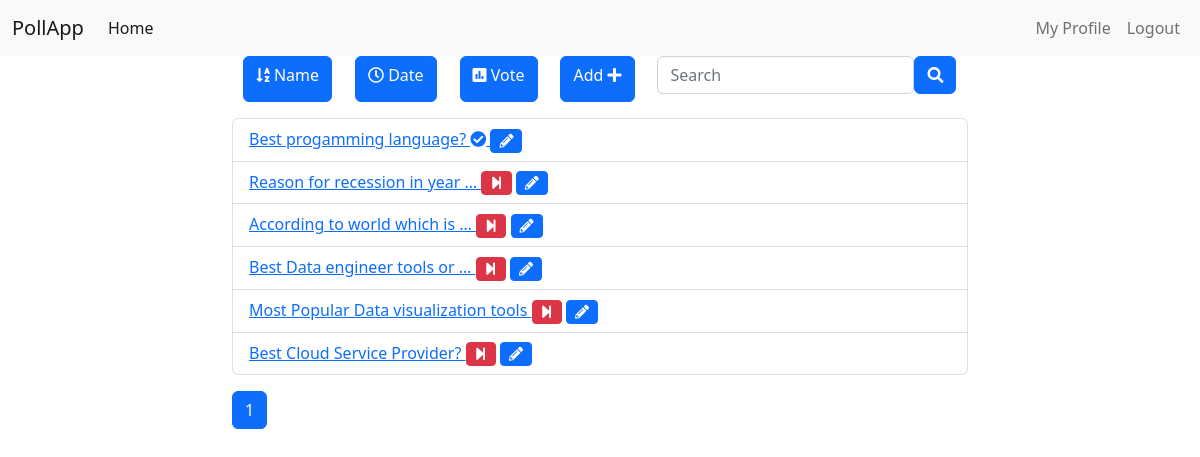
The app's page /polls/list/ (signed in) with its own data.
### pollApp/models.py (models this page shows, shortened)
class Poll(models.Model):
    owner = models.ForeignKey(User, on_delete=models.CASCADE)
    text = models.TextField()
    pub_date = models.DateTimeField(default=timezone.now)
    active = models.BooleanField(default=True)

### pollApp/views.py (the view)
# urls.py: path('list/', views.polls_list, name='list'),
@login_required()
def polls_list(request):
    all_polls = Poll.objects.all()
    search_term = ''
    if 'name' in request.GET:
        all_polls = all_polls.order_by('text')
    if 'date' in request.GET:
        all_polls = all_polls.order_by('pub_date')
    if 'vote' in request.GET:
        all_polls = all_polls.annotate(Count('vote')).order_by('vote__count')
    if 'search' in request.GET:
        search_term = request.GET['search']
        all_polls = all_polls.filter(text__icontains=search_term)
    paginator = Paginator(all_polls, 6)  # Show 6 contacts per page
    page = request.GET.get('page')
    polls = paginator.get_page(page)
    get_dict_copy = request.GET.copy()
    params = get_dict_copy.pop('page', True) and get_dict_copy.urlencode()
    print(params)
    context = {
        'polls': polls,
        'params': params,
        'search_term': search_term,
    }
    return render(request, 'polls/polls_lists.html', context)

### pollApp/templates/polls/polls_lists.html (shortened to what this page needs)
{% extends 'base.html' %}
{% block content %}
<div class="container">
    <div class="row">
        <div class="col-md-8 offset-sm-2">
            <div class="d-flex justify-content-around">
                 <a class="btn btn-{% if 'name' in request.GET %}warning{% else %}primary{% endif %} mb-3" href="?name=True"
                role="button"><i class="fas fa-sort-alpha-down"></i>
                Name</a>
            <a class="btn btn-{% if 'date' in request.GET %}warning{% else %}primary{% endif %} mb-3" href="?date=True"
                role="button"><i class="far fa-clock"></i> Date</a>
            <a class="btn btn-{% if 'vote' in request.GET %}warning{% else %}primary{% endif %} mb-3" href="?vote=True"
                role="button"><i class="fas fa-poll"></i> Vote</a>
            <a class="btn btn-primary mb-3 float-right" href="{% url 'polls:add' %}" role="button">Add <i class="fas fa-plus"></i></a>
            <form class="d-flex">
                <div class="form-group mr-sm-2 mb-2">
                    <input type="search" class="form-control" name="search" placeholder="Search" value={{ search_term }}>
                </div>
                <button type="submit" class="btn btn-primary mb-2"><i class="fas fa-search"></i></button>
            </form>
            </div>
            <ul class="list-group">
                {% for poll in polls %}
                <li class="list-group-item"><a href="{% url 'polls:detail' poll.id %}">{{ poll.text|truncatewords:5 }}
                        {% if not poll.active%}
                        <i class="fas fa-check-circle ml-2"></i>
                        {% endif %}
                    </a>
                    {% if request.user == poll.owner %}
                    {% if poll.active %}
                    <a href="{% url 'polls:end_poll' poll.id %}" data-toggle="tooltip" data-placement="top" title="End Poll"
                        onclick="return confirm('Are you sure ?')"><i class="fas fa-step-forward float-right btn btn-danger btn-sm"></i></a>
                    {% endif %}
                    <a href="{% url 'polls:edit' poll.id %}" class="mr-3" data-toggle="tooltip" data-placement="top"
                        title="Edit Poll"><i class="fas fa-pencil-alt float-right btn btn-primary btn-sm mr-1"></i></a>
                    {% endif %}
                </li>
                {% endfor %}
            </ul>
            <nav class="mt-3">
                <ul class="pagination">
                    <li class="page-item active"><a class="page-link" href="">{{ polls.number }}</a></li>
                </ul>
            </nav>
        </div>
    </div>
</div>
{% endblock content %}

### templates/base.html (shortened to what this page needs)
{% load static %}
<html lang="en">
<head>
     <link href="https://cdn.jsdelivr.net/npm/bootstrap@5.2.0-beta1/dist/css/bootstrap.min.css" rel="stylesheet">
    <link rel="stylesheet" href="https://use.fontawesome.com/releases/v5.6.3/css/all.css"
>
</head>
<body>
    {% include 'includes/navbar.html' %}
    {% block content %}
    {% endblock content %}
</body>
</html>

### templates/includes/navbar.html (shortened to what this page needs)
<nav class="navbar navbar-expand-lg bg-light">
  <div class="container-fluid">
    <a class="navbar-brand" href="#">PollApp</a>
    <div class="collapse navbar-collapse" id="navbarText">
      <ul class="navbar-nav me-auto mb-2 mb-lg-0">
          {% if request.user.is_authenticated %}
        <li class="nav-item">
          <a class="nav-link active" aria-current="page" href="{% url 'polls:list' %}"">Home</a>
        </li>
          {% endif %}
      </ul>
      <div class="navbar-nav ms-auto mb-2 mb-lg-0">
           {% if request.user.is_authenticated %}
          <a class="nav-link fw-bolder" href="#">{{request.user.first_name}}</a>
            <a class="nav-link" href="{% url 'polls:list_by_user' %}">My Profile</a>
           <a class="nav-link" href="{% url 'accounts:logout' %}">Logout</a>
           {% else %}
            <a class="nav-link" href="{% url 'accounts:login' %}">Login</a>
            <a class="nav-link" href="{% url 'accounts:register' %}">SignUp</a>
           {% endif %}
      </div>
    </div>
  </div>
</nav>

### records on screen
Poll: text "Best progamming language?", active False (drawn)
Poll: text "Reason for recession in year …", active True (drawn)
Poll: text "According to world which is …", active True (drawn)
Poll: text "Best Data engineer tools or …", active True (drawn)
Poll: text "Most Popular Data visualization tools", active True (drawn)
Poll: text "Best Cloud Service Provider?", active True (drawn)

### other values on screen
{{ polls.number }} "1"
